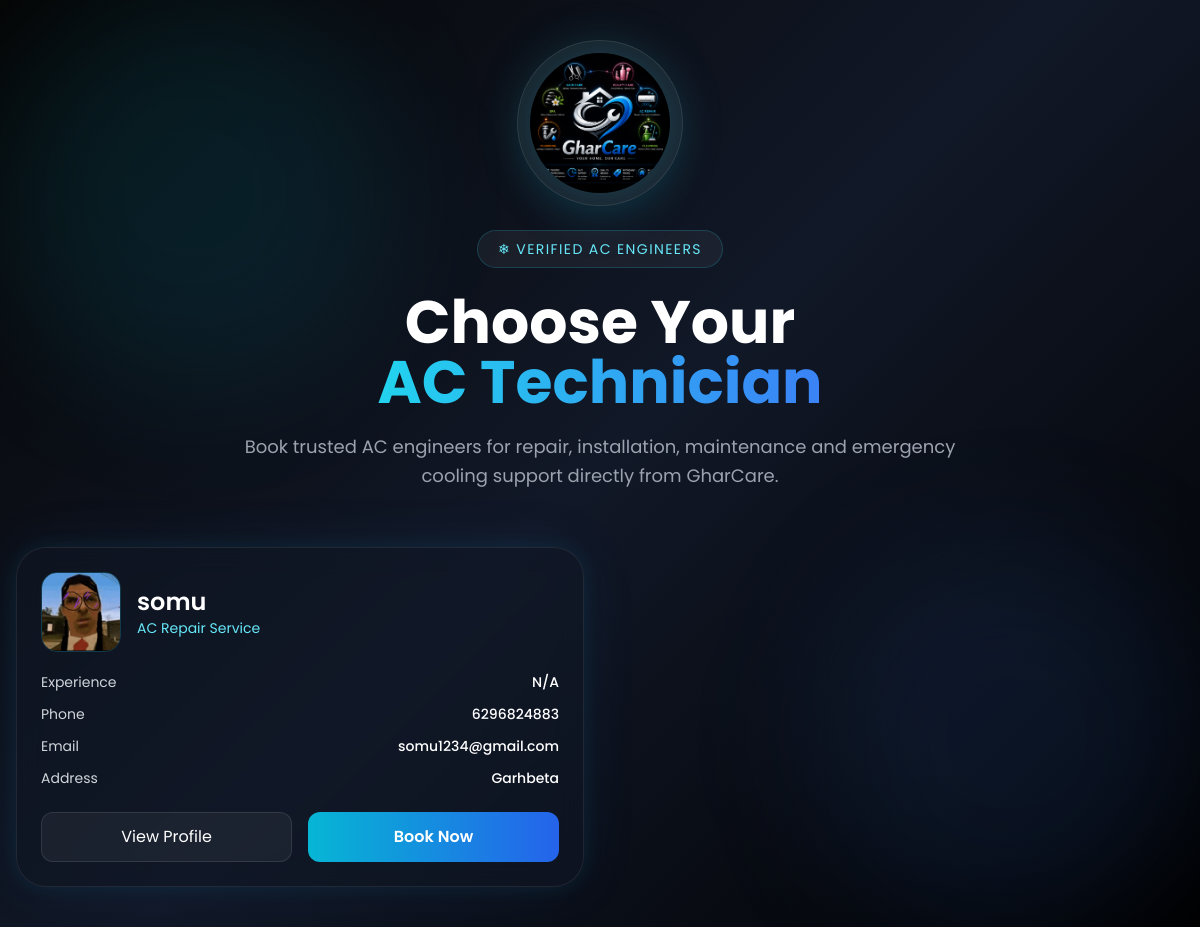
/services/Engineers/, run on the app's committed database.
### accounts/models.py (models this page shows, shortened)
class ServiceProvider(models.Model):
    STATUS_CHOICES = [
        ('pending', 'Pending'),
        ('approved', 'Approved'),
        ('rejected', 'Rejected'),
    ]
    full_name = models.CharField(max_length=150)
    phone = models.CharField(max_length=15, unique=True)
    email = models.EmailField(unique=True)
    service = models.CharField(max_length=100)
    experience = models.CharField(max_length=100)
    address = models.TextField()
    profile_picture = models.ImageField(
        upload_to='providers/profile/',
        null=True,
        blank=True
    )
    id_proof = models.FileField(
        upload_to='providers/idproof/',
        null=True,
        blank=True
    )
    status = models.CharField(
        max_length=20,
        choices=STATUS_CHOICES,
        default='pending'
    )
    is_active = models.BooleanField(default=True)
    created_at = models.DateTimeField(auto_now_add=True)
    updated_at = models.DateTimeField(auto_now=True)
    class Meta:
        ordering = ['-created_at']

### service/views.py (the view)
# urls.py: path('Engineers/', views.engineers, name='engineers'),
def engineers(request):
    engineers = ServiceProvider.objects.filter(
        service="AC Repair Service"
    )
    return render(
        request,
        'ac-engineers.html',
        {
            'engineers': engineers
        }
    )

### service/templates/ac-engineers.html (shortened to what this page needs)
{% load static %}
{% block content %}
    <!DOCTYPE html>
<html lang="en">
<head>
    <script src="https://cdn.tailwindcss.com"></script>
    <link rel="stylesheet" href="{% static 'css/ac-Engineers.css' %}">
</head>
<body class="px-4 py-10">
    <div class="absolute top-0 left-0 w-96 h-96 bg-cyan-500/10 rounded-full blur-3xl"></div>
    <div class="absolute bottom-0 right-0 w-96 h-96 bg-blue-500/10 rounded-full blur-3xl"></div>
    <div class="max-w-7xl mx-auto relative z-10">
        <div class="text-center mb-14">
            <div class="flex justify-center mb-6 animate-soft">
                <div
                    class="group flex items-center justify-center p-3 rounded-full
                    bg-white/5 backdrop-blur-2xl
                    border border-white/10
                    shadow-2xl shadow-cyan-500/10
                    hover:shadow-cyan-500/20
                    hover:border-cyan-400/30
                    transition duration-500">
                    <img
                        src="{% static 'assets/GharCare.png' %}"
                        alt="Logo"
                        class="w-[140px] rounded-full object-contain
                        drop-shadow-[0_0_25px_rgba(34,211,238,0.25)]
                        transition duration-500
                        group-hover:scale-105">
                </div>
            </div>
            <div
                class="inline-flex items-center gap-2 px-5 py-2 rounded-full
                bg-white/5 border border-cyan-400/20
                text-sm tracking-widest uppercase text-cyan-300">
                ❄ Verified AC Engineers
            </div>
            <h1 class="text-4xl md:text-6xl font-bold mt-6 leading-tight">
                Choose Your <br>
                <span
                    class="bg-gradient-to-r from-cyan-400 to-blue-500 bg-clip-text text-transparent">
                </span>
            </h1>
            <p class="text-gray-400 text-lg mt-5 max-w-3xl mx-auto leading-relaxed">
                Book trusted AC engineers for repair, installation,
                maintenance and emergency cooling support directly from GharCare.
            </p>
        </div>
        <div class="grid md:grid-cols-2 xl:grid-cols-3 gap-8">
            {% for engineer in engineers %}
            <div class="glass glow rounded-[30px] p-6 card-hover">
                <div class="flex items-center gap-4 mb-5">
                    {% if engineer.profile_picture %}
                    <img
                        src="{{ engineer.profile_picture.url }}"
                        class="w-20 h-20 rounded-2xl object-cover border border-cyan-400/20">
                    {% else %}
                    <img
                        src="{% static 'assets/GharCare.png' %}"
                        class="w-20 h-20 rounded-2xl object-cover border border-cyan-400/20">
                    {% endif %}
                    <div>
                        <h2 class="text-2xl font-semibold">
                            {{ engineer.full_name }}
                        </h2>
                        <p class="text-cyan-300 text-sm">
                            {{ engineer.service }}
                        </p>
                    </div>
                </div>
                <div class="space-y-3 text-sm text-gray-300">
                    <div class="flex justify-between">
                        <span>Experience</span>
                        <span class="text-white font-medium">
                            {{ engineer.experience }}
                        </span>
                    </div>
                    <div class="flex justify-between">
                        <span>Phone</span>
                        <span class="text-white font-medium">
                            {{ engineer.phone }}
                        </span>
                    </div>
                    <div class="flex justify-between">
                        <span>Email</span>
                        <span class="text-white font-medium">
                            {{ engineer.email }}
                        </span>
                    </div>
                    <div class="flex justify-between">
                        <span>Address</span>
                        <span class="text-white font-medium">
                            {{ engineer.address }}
                        </span>
                    </div>
                </div>
                <div class="grid grid-cols-2 gap-4 mt-6">
                    <button
                        class="py-3 rounded-xl bg-white/5 border border-white/10
                        hover:border-cyan-400/30 transition duration-300">
                        View Profile
                    </button>
                    <button
                        class="shine-btn py-3 rounded-xl
                        bg-gradient-to-r from-cyan-500 to-blue-600
                        font-semibold hover:scale-[1.02]
                        transition duration-300">
                        <a href="{% url 'acCare' %}">
                            Book Now
                        </a>
                    </button>
                </div>
            </div>
            {% endfor %}
        </div>
    </div>
</body>
</html>
{% endblock content %}

### static/css/ac-engineers.css (style rules this page uses)
* { margin:0; padding:0; box-sizing:border-box; }
body { font-family:'Poppins',sans-serif; background:linear-gradient(135deg,#050505,#111827,#000000); overflow-x:hidden; min-height:100vh; position:relative; color:white; }
.glass { background:rgba(17,24,39,0.55); backdrop-filter:blur(14px); border:1px solid rgba(255,255,255,0.08); }
.glow { box-shadow: 0 0 20px rgba(6,182,212,0.10), 0 0 60px rgba(59,130,246,0.08); }
.card-hover { transition:0.4s ease; }
.animate-soft { animation:softMove 5s ease-in-out infinite; }
.shine-btn { position:relative; overflow:hidden; }
.shine-btn::before { content:''; position:absolute; top:0; left:-100%; width:50%; height:100%; background:linear-gradient( 120deg, transparent, rgba(255,255,255,0.45), transparent ); transform:skewX(-25deg); animation:shine 4s infinite; }

### data on the page
ServiceProvider: profile_picture (picture), full_name "somu", service "AC Repair Service", experience "N/A", phone "6296824883", email "somu1234@gmail.com", address "Garhbeta"
